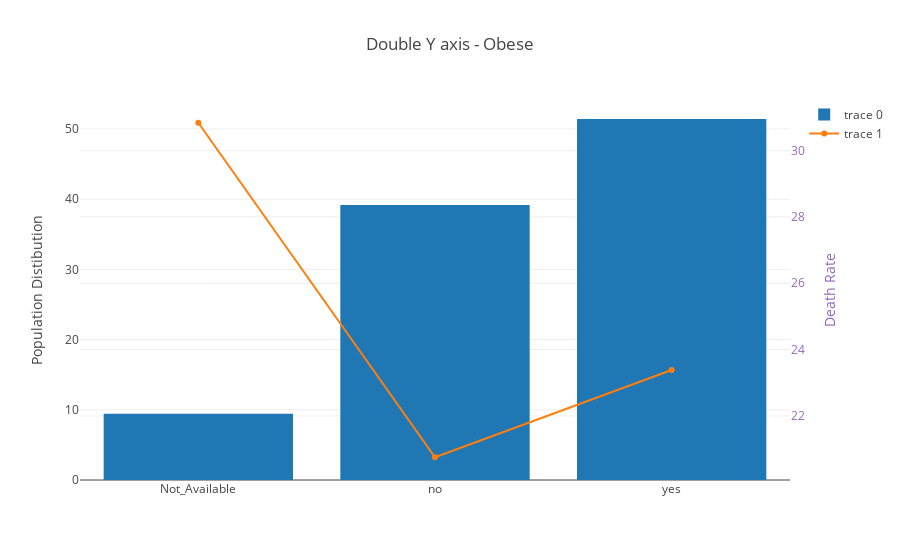
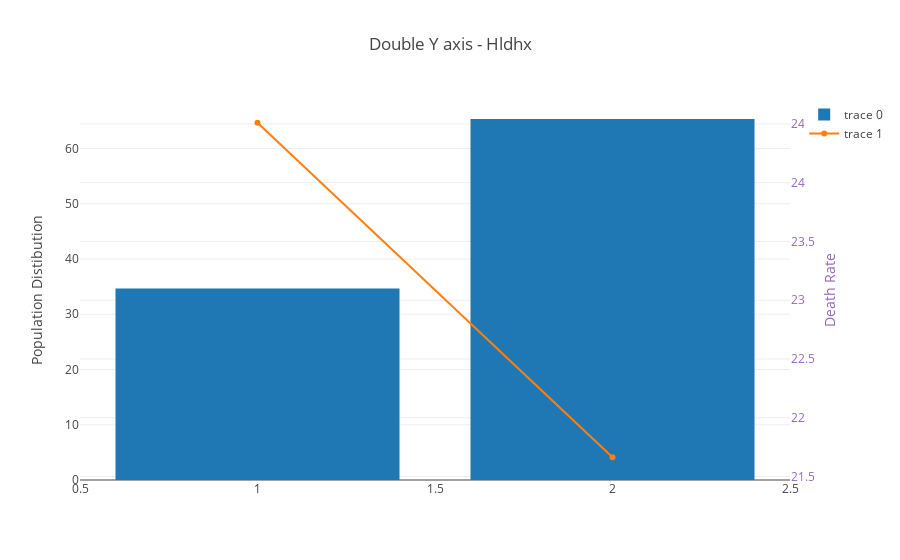
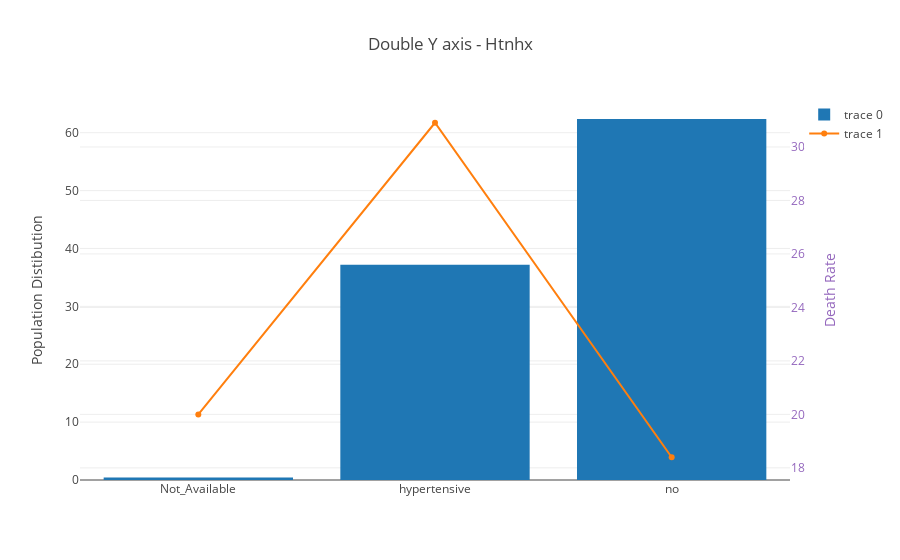
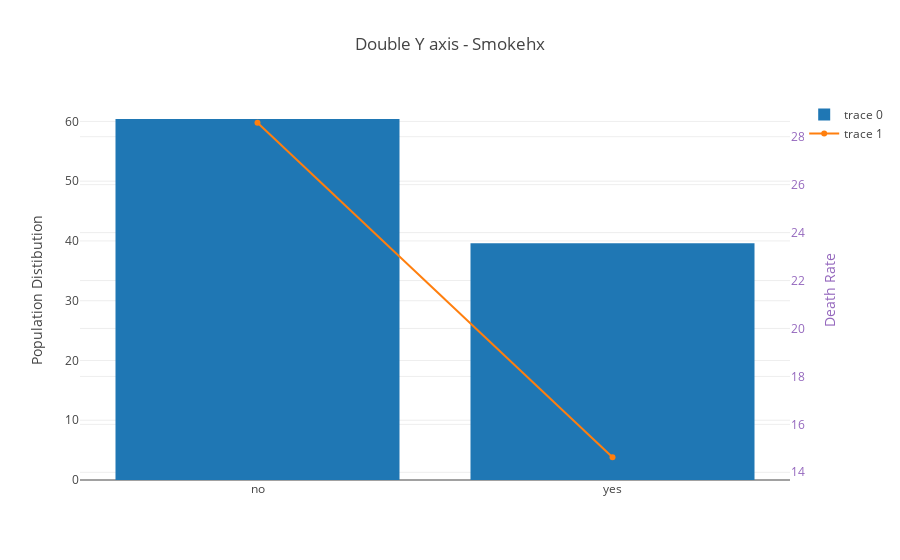

The cell these charts' notebook holds for them, in order:
### Code cell
plt_event_rate(er_data)

### Figure 1 — Plotly figure (JSON) as saved in the notebook; plotly's stock layout.template omitted (floating-point values rounded to 4 significant figures)
{"data": [{"type": "bar", "uid": "4d4200dc-c708-4e83-9760-080afb6f5c7d", "x": ["Not_Available", "no", "yes"], "y": [9.425, 39.15, 51.42]}, {"type": "scatter", "uid": "4a185fa0-f397-4c72-8c19-0cff0f2a30da", "x": ["Not_Available", "no", "yes"], "y": [30.84, 20.75, 23.38], "yaxis": "y2"}], "layout": {"title": {"text": "Double Y axis - Obese"}, "yaxis": {"title": {"text": "Population Distibution"}}, "yaxis2": {"overlaying": "y", "side": "right", "tickfont": {"color": "rgb(148, 103, 189)"}, "title": {"font": {"color": "rgb(148, 103, 189)"}, "text": "Death Rate"}}}}

### Figure 2 — Plotly figure (JSON) as saved in the notebook; plotly's stock layout.template omitted (floating-point values rounded to 4 significant figures)
{"data": [{"type": "bar", "uid": "af843ed7-66dd-412b-b073-b646e8007cea", "x": [1, 2], "y": [34.65, 65.35]}, {"type": "scatter", "uid": "fd18a356-0147-4e85-846f-6050599ee2f4", "x": [1, 2], "y": [24.51, 21.66], "yaxis": "y2"}], "layout": {"title": {"text": "Double Y axis - Hldhx"}, "yaxis": {"title": {"text": "Population Distibution"}}, "yaxis2": {"overlaying": "y", "side": "right", "tickfont": {"color": "rgb(148, 103, 189)"}, "title": {"font": {"color": "rgb(148, 103, 189)"}, "text": "Death Rate"}}}}

### Figure 3 — Plotly figure (JSON) as saved in the notebook; plotly's stock layout.template omitted (floating-point values rounded to 4 significant figures)
{"data": [{"type": "bar", "uid": "750c2874-0806-4b88-96a9-921bb3c104b7", "x": ["Not_Available", "hypertensive", "no"], "y": [0.4404, 37.19, 62.37]}, {"type": "scatter", "uid": "78b9f64d-e6b7-45f8-9a6e-103971dccfe9", "x": ["Not_Available", "hypertensive", "no"], "y": [20, 30.91, 18.4], "yaxis": "y2"}], "layout": {"title": {"text": "Double Y axis - Htnhx"}, "yaxis": {"title": {"text": "Population Distibution"}}, "yaxis2": {"overlaying": "y", "side": "right", "tickfont": {"color": "rgb(148, 103, 189)"}, "title": {"font": {"color": "rgb(148, 103, 189)"}, "text": "Death Rate"}}}}

### Figure 4 — Plotly figure (JSON) as saved in the notebook; plotly's stock layout.template omitted (floating-point values rounded to 4 significant figures)
{"data": [{"type": "bar", "uid": "56710cac-9327-460c-b4a0-a03778beae5d", "x": ["no", "yes"], "y": [60.41, 39.59]}, {"type": "scatter", "uid": "86e2bf10-3414-47cf-a71c-24cc8df8c06b", "x": ["no", "yes"], "y": [28.58, 14.63], "yaxis": "y2"}], "layout": {"title": {"text": "Double Y axis - Smokehx"}, "yaxis": {"title": {"text": "Population Distibution"}}, "yaxis2": {"overlaying": "y", "side": "right", "tickfont": {"color": "rgb(148, 103, 189)"}, "title": {"font": {"color": "rgb(148, 103, 189)"}, "text": "Death Rate"}}}}
